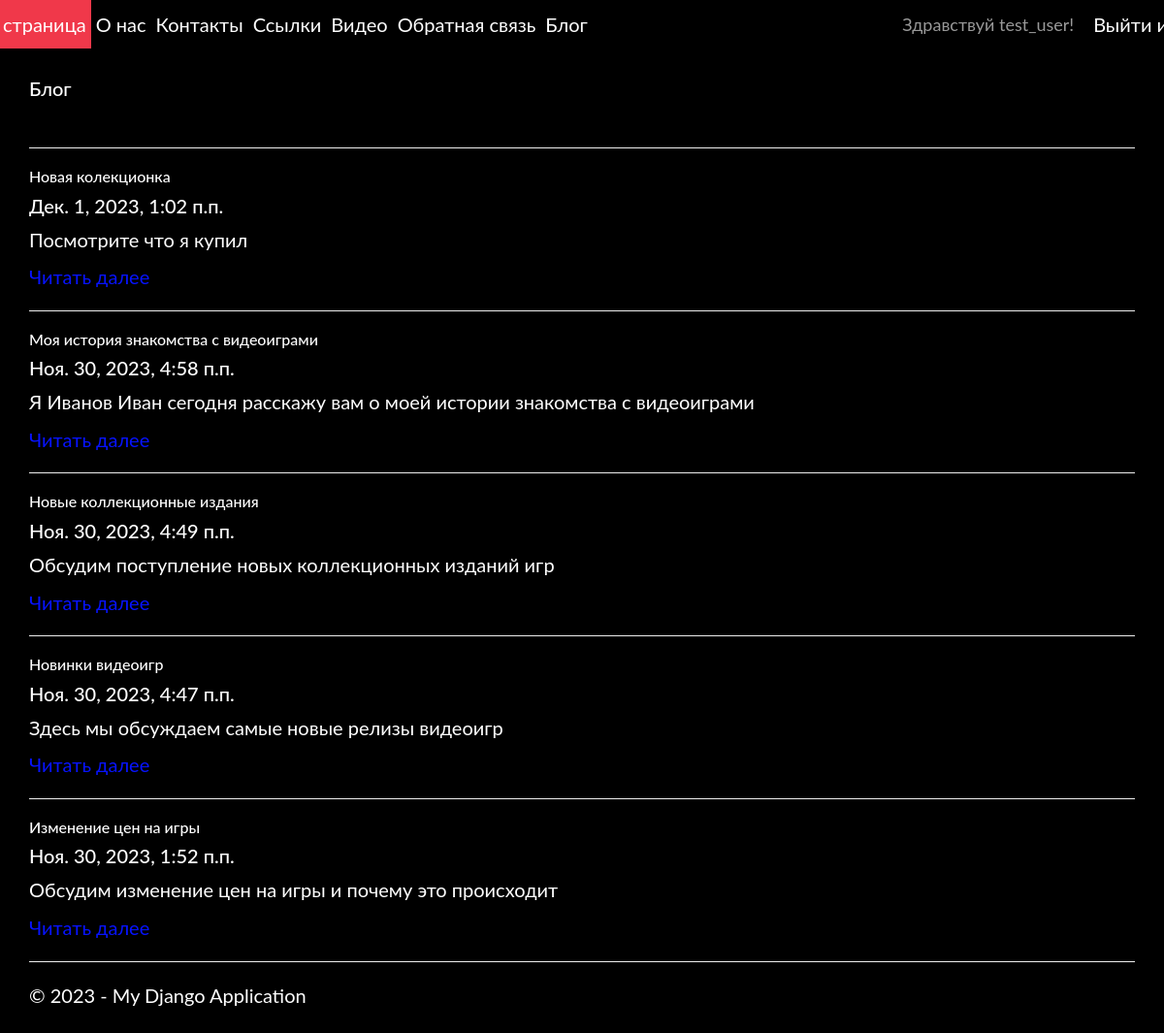
Page /blog/ (signed in) on the committed database.
### app/models.py (models this page shows, shortened)
class Blog(models.Model):
    title = models.CharField(max_length = 100, unique_for_date = "posted", verbose_name = "Заголовок")
    description = models.TextField(verbose_name = "Краткое содержание")
    content = models.TextField(verbose_name = "Полное содержание")
    posted = models.DateTimeField(default = datetime.now(), db_index = True, verbose_name = "Опубликована")
    author = models.ForeignKey(User, null=True, blank=True, on_delete = models.SET_NULL, verbose_name = "Автор")
    image = models.FileField(default = 'temp.jpg', verbose_name = "Путь к картинке")
    class Meta:
        db_table = "Posts" # имя таблицы для модели
        ordering = ["-posted"] # порядок сортировки данных в модели ("-" означает по убыванию)
        verbose_name = "статья блога" # имя, под которым модель будет отображаться в административном разделе (для одной статьи блога)
        verbose_name_plural = "статьи блога" # тоже для всех статей блога

### app/views.py (the view)
# urls.py: path('blog/', views.blog, name='blog'),
def blog(request):
    assert isinstance(request, HttpRequest)
    posts = Blog.objects.all() # запрос на выбор всех статей блога из модели
    return render(
    request,
    'app/blog.html',
    {
    'title':'Блог',
    'posts': posts, # передача списка статей в шаблон веб-страницы
    'year':datetime.now().year,
    }
)

### app/templates/app/blog.html (shortened to what this page needs)
<!DOCTYPE html>
<html lang="en" xmlns="http://www.w3.org/1999/xhtml">
<head>
</head>
<body>
    {% extends "app/layout.html" %}
    {% block content %}
    <h4>{{ title }}</h4> <br />
    {% for post in posts %}
    <hr/>
    <div class="">
        <h2> {{post.title}} </h2>
        <h4> {{post.posted}} </h4>
        <p> {{post.description}} </p>
        <p><a href="{% url 'blogpost' parametr=post.id %}"> Читать далее </a> </p>
    </div>
{% endfor %}
{% endblock %}

### app/templates/app/loginpartial.html (shortened to what this page needs)
﻿{% if user.is_authenticated %}
<form id="logoutForm" action="/logout/" method="post" class="navbar-right">
    <ul class="nav navbar-nav navbar-right">
        <li><span class="navbar-brand">Здравствуй {{ user.username }}!</span></li>
        <li><a href="javascript:document.getElementById('logoutForm').submit()">Выйти из аккаунта</a></li>
    </ul>
</form>
{% else %}
<ul class="nav navbar-nav navbar-right">
    <li><a href="{% url 'login' %}">Войти в аккаунт</a></li>
</ul>
{% endif %}

### app/static/app/content/site.css (style rules this page uses)
body { padding-top: 50px; padding-bottom: 20px; background-color: #000000; }
.navbar-inverse .navbar-nav > li > a { padding-right: 5px; padding-left: 5px; color: #ffffff; font-family:Lato; font-size: 20px; }
h2 { color: #ffffff; font-family: Lato; font-size: 16px; }
h4 { color: #ffffff; font-family: Lato; font-size: 20px; }
p { color: #ffffff; font-family: Lato; font-size: 20px; }
a { color: #0713ff; font-family: Lato; font-size: 20px; }
span { color: #ffffff; font-family: Lato; font-size: 20px; }
li { color: #f8cece; font-family: Lato; font-size: 20px; }

### rows in the picture
Blog: title "Новая колекционка", posted "Дек. 1, 2023, 1:02 п.п.", description "Посмотрите что я купил"
Blog: title "Моя история знакомства с видеоиграми", posted "Ноя. 30, 2023, 4:58 п.п.", description "Я Иванов Иван сегодня расскажу вам о моей истории знакомства с видеоиграми"
Blog: title "Новые коллекционные издания", posted "Ноя. 30, 2023, 4:49 п.п.", description "Обсудим поступление новых коллекционных изданий игр"
Blog: title "Новинки видеоигр", posted "Ноя. 30, 2023, 4:47 п.п.", description "Здесь мы обсуждаем самые новые релизы видеоигр"
Blog: title "Изменение цен на игры", posted "Ноя. 30, 2023, 1:52 п.п.", description "Обсудим изменение цен на игры и почему это происходит"

### other values in the picture
{{ user.username }} "test_user"
{{ title }} "Блог"
